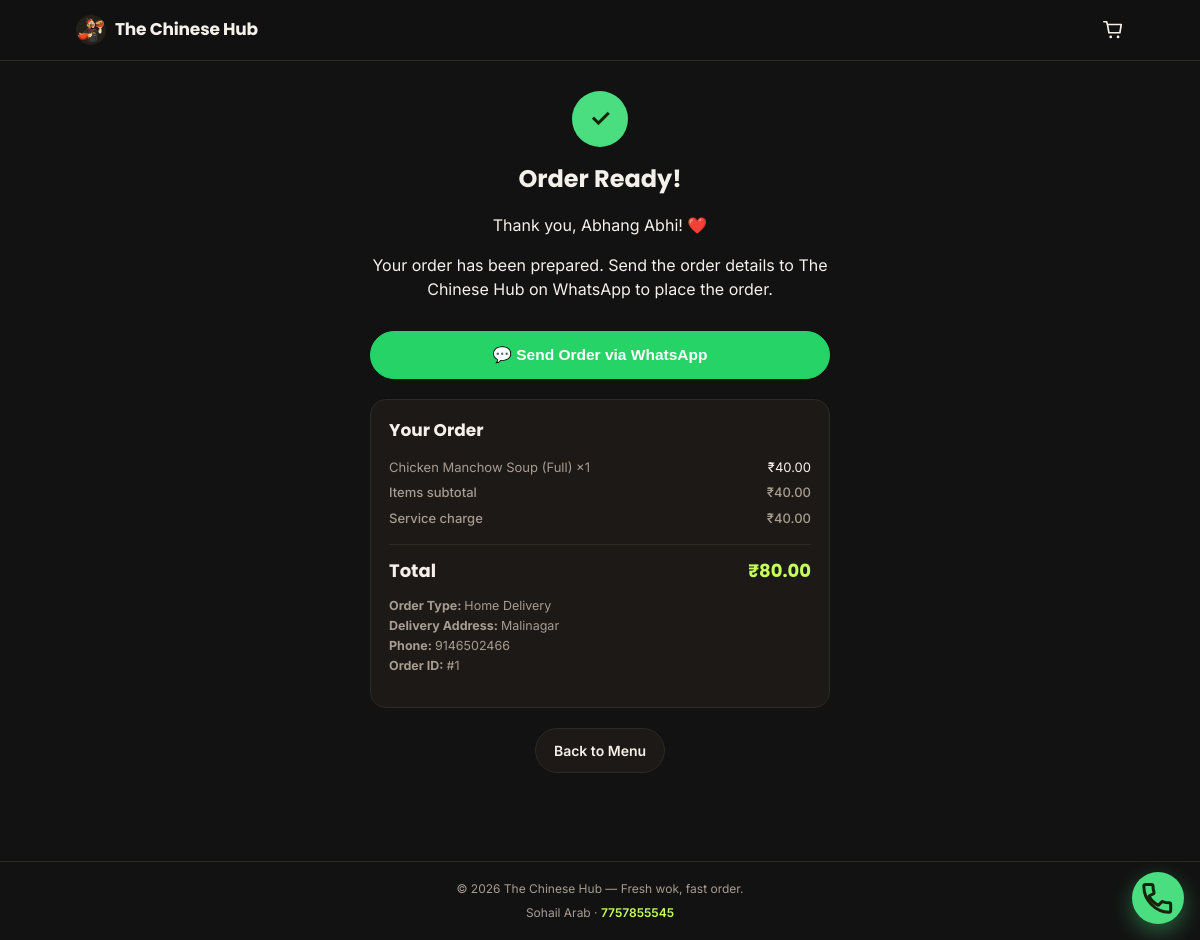
The page /order/success/1/ on the database its author committed.
### shop/models.py (models this page shows, shortened)
class Order(models.Model):
    STATUS_CHOICES = [
        ('PENDING', 'Pending'),
        ('CONFIRMED', 'Confirmed'),
        ('PREPARING', 'Preparing'),
        ('OUT_FOR_DELIVERY', 'Out for delivery'),
        ('DELIVERED', 'Delivered'),
        ('CANCELLED', 'Cancelled'),
    ]
    ORDER_TYPE_CHOICES = [
        ('DELIVERY', 'Home Delivery'),
        ('PICKUP', 'Self Pickup'),
    ]
    customer_name = models.CharField(max_length=150)
    phone_number = models.CharField(max_length=20)
    address = models.TextField(blank=True)
    order_type = models.CharField(max_length=10, choices=ORDER_TYPE_CHOICES, default='DELIVERY')
    notes = models.CharField(max_length=255, blank=True)
    total_amount = models.DecimalField(max_digits=8, decimal_places=2, default=0)
    service_charge = models.DecimalField(max_digits=6, decimal_places=2, default=0)
    status = models.CharField(max_length=20, choices=STATUS_CHOICES, default='PENDING')
    bill_pdf = models.FileField(upload_to='bills/', blank=True, null=True)
    created_at = models.DateTimeField(auto_now_add=True)
    class Meta:
        ordering = ['-created_at']
    def items_subtotal(self):
        return self.total_amount - self.service_charge

class OrderItem(models.Model):
    SIZE_CHOICES = [
        ('HALF', 'Half'),
        ('FULL', 'Full'),
    ]
    order = models.ForeignKey(Order, on_delete=models.CASCADE, related_name='items')
    food_item = models.ForeignKey(FoodItem, on_delete=models.SET_NULL, null=True)
    item_name = models.CharField(max_length=150)  # snapshot, survives menu edits
    size = models.CharField(max_length=4, choices=SIZE_CHOICES, default='FULL')
    price = models.DecimalField(max_digits=7, decimal_places=2)
    quantity = models.PositiveIntegerField(default=1)
    def subtotal(self):
        return self.price * self.quantity

### shop/views.py (the view)
# urls.py: path('order/success/<int:order_id>/', views.order_success, name='order_success'),
def order_success(request, order_id):
    order = get_object_or_404(Order, id=order_id)
    bill_url = request.build_absolute_uri(order.bill_pdf.url) if order.bill_pdf else None
    return render(request, 'shop/order_success.html', {
        'order': order,
        'bill_url': bill_url,
    })

### shop/cart.py (called while the page is built)
    def __len__(self):
        return sum(item['quantity'] for item in self.cart.values())

    def total_price(self):
        return sum(Decimal(item['price']) * item['quantity'] for item in self.cart.values())

### shop/context_processors.py (called while the page is built)
def cart_count(request):
    try:
        cart = Cart(request)
        return {
            'cart_item_count': len(cart),
            'cart_total_price': cart.total_price(),
        }
    except Exception:
        return {'cart_item_count': 0, 'cart_total_price': 0}

def shop_contact(request):
    return {
        'shop_name': settings.SHOP_NAME,
        'owner_name': settings.OWNER_NAME,
        'owner_phone_display': settings.OWNER_PHONE_DISPLAY,
        'owner_phone_tel': settings.OWNER_PHONE_TEL,
        'service_charge': settings.SERVICE_CHARGE,
    }

### shop/templates/shop/order_success.html (shortened to what this page needs)
{% extends "shop/base.html" %}
{% block content %}
<div class="nx-success">
    <div
        class="nx-success-icon"
        aria-hidden="true"
    >
        ✓
    </div>
    <h1 class="nx-page-title">
        Order Ready!
    </h1>
    <p>
        Thank you, {{ order.customer_name }}! ❤️
    </p>
    <p>
        Your order has been prepared.
        Send the order details to The Chinese Hub on WhatsApp
        to place the order.
    </p>
    <div class="nx-success-actions">
        <button
            type="button"
            id="nx-send-whatsapp-btn"
            class="nx-btn nx-btn-whatsapp nx-btn-lg"
            data-phone="{{ owner_whatsapp_number }}"
            data-order-id="{{ order.id }}"
            data-customer-name="{{ order.customer_name }}"
        >
            💬 Send Order via WhatsApp
        </button>
    </div>
    <div class="nx-bill">
        <h2>
            Your Order
        </h2>
        <ul class="nx-summary-list">
            {% for item in order.items.all %}
                <li>
                    <span>
                        {{ item.item_name }}
                        {% if item.get_size_display %}
                            ({{ item.get_size_display }})
                        {% endif %}
                        ×{{ item.quantity }}
                    </span>
                    <span>
                        ₹{{ item.subtotal }}
                    </span>
                </li>
            {% empty %}
                <li>
                    <span>
                        No items found.
                    </span>
                </li>
            {% endfor %}
        </ul>
        <div class="nx-summary-total nx-summary-line">
            <span>
                Items subtotal
            </span>
            <span>
                ₹{{ order.items_subtotal }}
            </span>
        </div>
        <div class="nx-summary-total nx-summary-line">
            <span>
                Service charge
            </span>
            <span>
                ₹{{ order.service_charge }}
            </span>
        </div>
        <div class="nx-summary-total">
            <span>
                Total
            </span>
            <span>
                ₹{{ order.total_amount }}
            </span>
        </div>
        <p class="nx-bill-meta">
            <strong>
                Order Type:
            </strong>
            {{ order.get_order_type_display }}
            {% if order.order_type == "DELIVERY" %}
                <br>
                <strong>
                    Delivery Address:
                </strong>
                {{ order.address }}
            {% endif %}
            <br>
            <strong>
                Phone:
            </strong>
            {{ order.phone_number }}
            <br>
            <strong>
                Order ID:
            </strong>
            #{{ order.id }}
        </p>
    </div>
    <a
        href="{% url 'home' %}"
        class="nx-btn"
    >
        Back to Menu
    </a>
</div>
{% endblock %}

### static/shop/css/style.css (style rules this page uses)
:root { --nx-bg: #121212; --nx-surface: #1C1917; --nx-surface-raised: #232019; --nx-border: #2E2A24; --nx-text: #F5F0EA; --nx-text-soft: #A79C90; --nx-accent: #FF4B3E; --nx-accent-dark: #D93A2F; --nx-lime: #C6FF5C; --nx-green: #4ADE80; --nx-whatsapp: #25D366; --nx-radius: 16px; --nx-radius-sm: 10px; --nx-header-h: 60px; }
* { box-sizing: border-box; }
html { -webkit-text-size-adjust: 100%; scroll-behavior: smooth; }
body { margin: 0; background: var(--nx-bg); color: var(--nx-text); font-family: 'Inter', sans-serif; line-height: 1.5; -webkit-tap-highlight-color: transparent; }
.nx-btn { display: inline-flex; align-items: center; justify-content: center; padding: 11px 18px; min-height: 44px; border-radius: 999px; border: 1px solid var(--nx-border); font-weight: 600; font-size: 14px; cursor: pointer; text-decoration: none; color: var(--nx-text); background: var(--nx-surface); text-align: center; transition: transform 0.1s ease, background 0.15s ease; }
.nx-btn-lg { padding: 14px 22px; font-size: 15.5px; width: 100%; margin-top: 14px; }
.nx-btn-whatsapp { background: var(--nx-whatsapp); color: #fff; border-color: var(--nx-whatsapp); }
.nx-page-title { font-family: 'Poppins', sans-serif; font-weight: 700; font-size: 24px; color: var(--nx-text); margin-top: 4px; }
.nx-cart-total, .nx-summary-total { display: flex; justify-content: space-between; align-items: baseline; font-family: 'Poppins', sans-serif; font-weight: 700; font-size: 18px; color: var(--nx-text); border-top: 1px solid var(--nx-border); padding-top: 12px; margin-top: 16px; }
.nx-cart-total span:last-child, .nx-summary-total span:last-child { color: var(--nx-lime); }
.nx-bill-line, .nx-summary-line { display: flex; justify-content: space-between; font-family: 'Inter', sans-serif; font-weight: 500; font-size: 13px; color: var(--nx-text-soft); border-top: none; padding-top: 0; margin-top: 6px; }
.nx-bill-line span:last-child, .nx-summary-line span:last-child { color: var(--nx-text-soft); }
.nx-summary-list { list-style: none; padding: 0; margin: 0; display: flex; flex-direction: column; gap: 8px; font-size: 13px; color: var(--nx-text-soft); }
.nx-summary-list li { display: flex; justify-content: space-between; gap: 10px; }
.nx-summary-list li span:last-child { flex-shrink: 0; color: var(--nx-text); }
.nx-success { text-align: center; max-width: 460px; margin: 12px auto; }
.nx-success-icon { width: 56px; height: 56px; border-radius: 50%; background: var(--nx-green); color: #16220A; display: flex; align-items: center; justify-content: center; font-size: 24px; font-weight: 800; margin: 0 auto 14px; }
.nx-success-actions { display: flex; gap: 10px; margin-top: 12px; flex-wrap: wrap; justify-content: center; }
.nx-success-actions .nx-btn { flex: 1; min-width: 140px; }
.nx-bill { background: var(--nx-surface); border: 1px solid var(--nx-border); border-radius: var(--nx-radius); padding: 18px; margin: 20px 0; text-align: left; }
.nx-bill h2 { font-family: 'Poppins', sans-serif; color: var(--nx-text); margin-top: 0; font-size: 17px; }
.nx-bill-meta { font-size: 12.5px; color: var(--nx-text-soft); margin-top: 12px; line-height: 1.6; }

### rows shown on the page
Order: customer_name "Abhang Abhi", items_subtotal "40.00", service_charge "40.00", total_amount "80.00", order_type "Home Delivery", address "Malinagar", phone_number "9146502466", id "1"
OrderItem: item_name "Chicken Manchow Soup", size "Full", quantity "1", subtotal "40.00"

### other values the page prints
{{ shop_name }} "The Chinese Hub"
{{ owner_name }} "Sohail Arab"
{{ owner_phone_display }} "7757855545"
